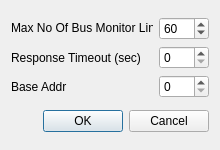
<?xml version="1.0" encoding="UTF-8"?>
<ui version="4.0">
 <class>Settings</class>
 <widget class="QDialog" name="Settings">
  <property name="geometry">
   <rect>
    <x>0</x>
    <y>0</y>
    <width>220</width>
    <height>150</height>
   </rect>
  </property>
  <property name="sizePolicy">
   <sizepolicy hsizetype="Maximum" vsizetype="Maximum">
    <horstretch>0</horstretch>
    <verstretch>0</verstretch>
   </sizepolicy>
  </property>
  <property name="minimumSize">
   <size>
    <width>220</width>
    <height>134</height>
   </size>
  </property>
  <property name="maximumSize">
   <size>
    <width>320</width>
    <height>150</height>
   </size>
  </property>
  <property name="windowTitle">
   <string>Settings</string>
  </property>
  <property name="windowIcon">
   <iconset resource="../icons/icons.qrc">
    <normaloff>:/icons/options-16.png</normaloff>:/icons/options-16.png</iconset>
  </property>
  <layout class="QVBoxLayout" name="verticalLayout">
   <item>
    <layout class="QGridLayout" name="gridLayout">
     <item row="1" column="2">
      <widget class="QSpinBox" name="sbResponseTimeout">
       <property name="minimum">
        <number>0</number>
       </property>
       <property name="maximum">
        <number>20</number>
       </property>
      </widget>
     </item>
     <item row="1" column="1">
      <widget class="QLabel" name="lblTimeout">
       <property name="text">
        <string>Response Timeout (sec)</string>
       </property>
       <property name="alignment">
        <set>Qt::AlignLeading|Qt::AlignLeft|Qt::AlignVCenter</set>
       </property>
      </widget>
     </item>
     <item row="0" column="1">
      <widget class="QLabel" name="lblMaxNoOfRawDataLines">
       <property name="sizePolicy">
        <sizepolicy hsizetype="Preferred" vsizetype="Fixed">
         <horstretch>0</horstretch>
         <verstretch>0</verstretch>
        </sizepolicy>
       </property>
       <property name="minimumSize">
        <size>
         <width>132</width>
         <height>0</height>
        </size>
       </property>
       <property name="maximumSize">
        <size>
         <width>16777215</width>
         <height>16777215</height>
        </size>
       </property>
       <property name="text">
        <string>Max No Of Bus Monitor Lines</string>
       </property>
       <property name="alignment">
        <set>Qt::AlignLeading|Qt::AlignLeft|Qt::AlignVCenter</set>
       </property>
      </widget>
     </item>
     <item row="0" column="2">
      <widget class="QSpinBox" name="sbMaxNoOfRawDataLines">
       <property name="sizePolicy">
        <sizepolicy hsizetype="Preferred" vsizetype="Fixed">
         <horstretch>0</horstretch>
         <verstretch>0</verstretch>
        </sizepolicy>
       </property>
       <property name="minimumSize">
        <size>
         <width>50</width>
         <height>0</height>
        </size>
       </property>
       <property name="maximumSize">
        <size>
         <width>75</width>
         <height>16777215</height>
        </size>
       </property>
       <property name="minimum">
        <number>1</number>
       </property>
       <property name="maximum">
        <number>600</number>
       </property>
       <property name="singleStep">
        <number>60</number>
       </property>
       <property name="value">
        <number>60</number>
       </property>
      </widget>
     </item>
     <item row="2" column="2">
      <widget class="QSpinBox" name="sbBaseAddr">
       <property name="maximum">
        <number>1</number>
       </property>
       <property name="value">
        <number>0</number>
       </property>
      </widget>
     </item>
     <item row="2" column="1">
      <widget class="QLabel" name="lblBaseAddr">
       <property name="text">
        <string>Base Addr</string>
       </property>
      </widget>
     </item>
    </layout>
   </item>
   <item>
    <widget class="QDialogButtonBox" name="buttonBox">
     <property name="orientation">
      <enum>Qt::Horizontal</enum>
     </property>
     <property name="standardButtons">
      <set>QDialogButtonBox::Cancel|QDialogButtonBox::Ok</set>
     </property>
    </widget>
   </item>
  </layout>
 </widget>
 <resources>
  <include location="../icons/icons.qrc"/>
 </resources>
 <connections>
  <connection>
   <sender>buttonBox</sender>
   <signal>accepted()</signal>
   <receiver>Settings</receiver>
   <slot>accept()</slot>
   <hints>
    <hint type="sourcelabel">
     <x>248</x>
     <y>254</y>
    </hint>
    <hint type="destinationlabel">
     <x>157</x>
     <y>274</y>
    </hint>
   </hints>
  </connection>
  <connection>
   <sender>buttonBox</sender>
   <signal>rejected()</signal>
   <receiver>Settings</receiver>
   <slot>reject()</slot>
   <hints>
    <hint type="sourcelabel">
     <x>316</x>
     <y>260</y>
    </hint>
    <hint type="destinationlabel">
     <x>286</x>
     <y>274</y>
    </hint>
   </hints>
  </connection>
 </connections>
</ui>
